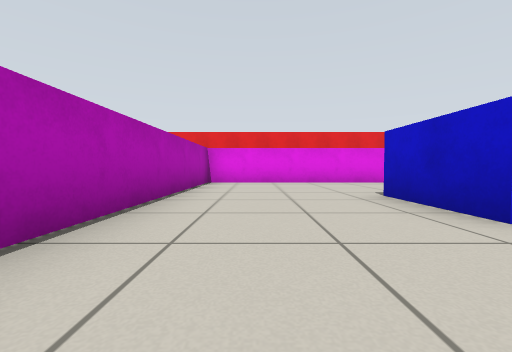
[1] (above)

19 first-person views from a walk through a robot-simulator world made for Gazebo. The camera is 0.45 m above the floor, tilts 2° down and sees 90° across. The floor is counted in squares, 1 m on a side. Each view is taken from the middle of a square. On the plan, view 1 faces up. The plan holds only what a view shows up to about 9 squares ahead; the rest is blank.

[2]
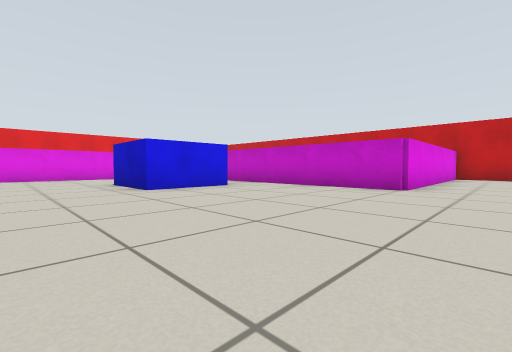

[3]
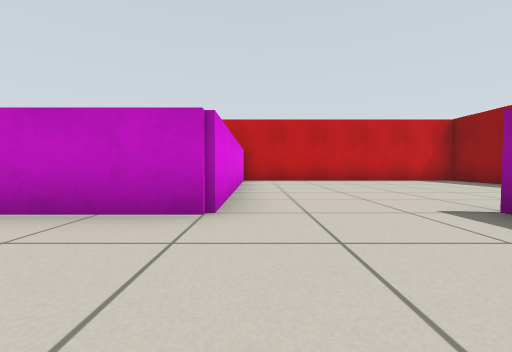

[4]
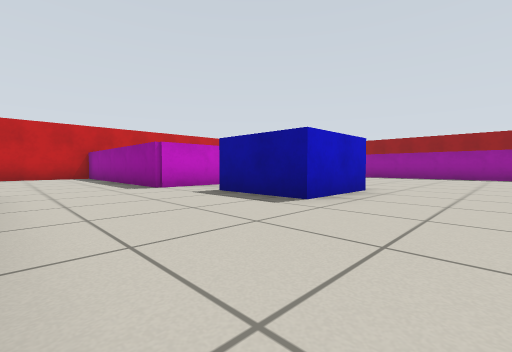

[5]
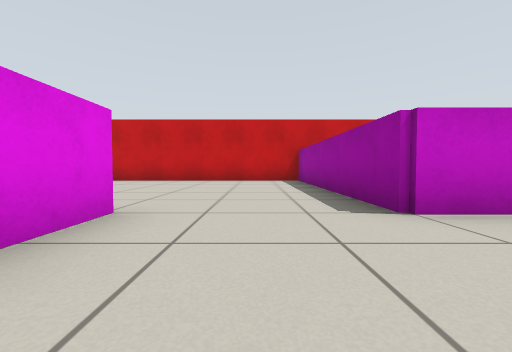

[6]
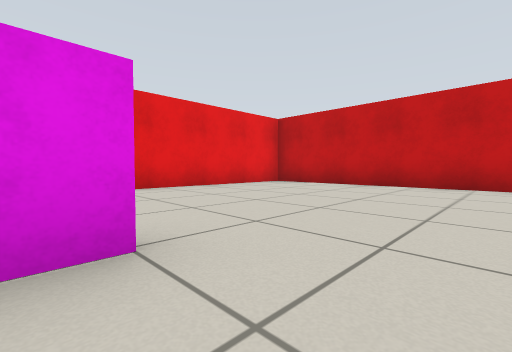

[7]
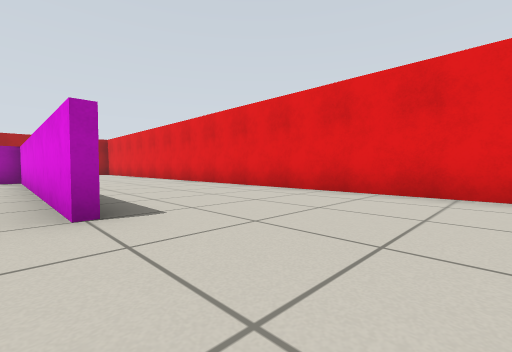

[8]
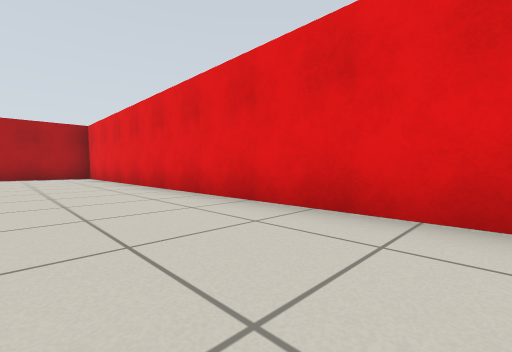

[9]
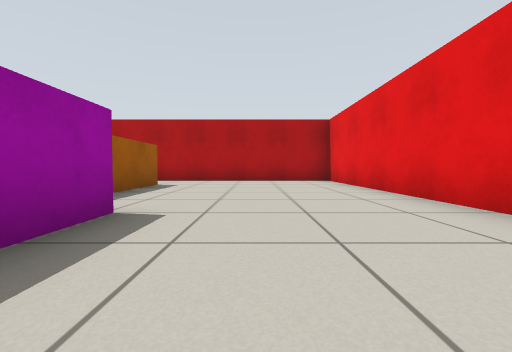

[10]
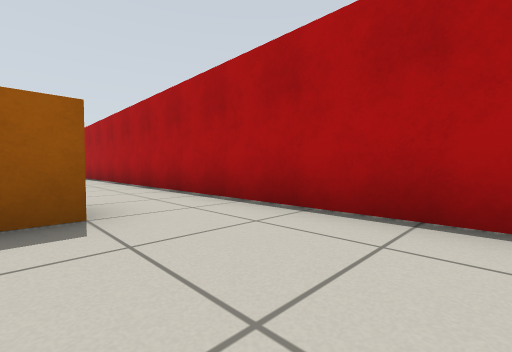

[11]
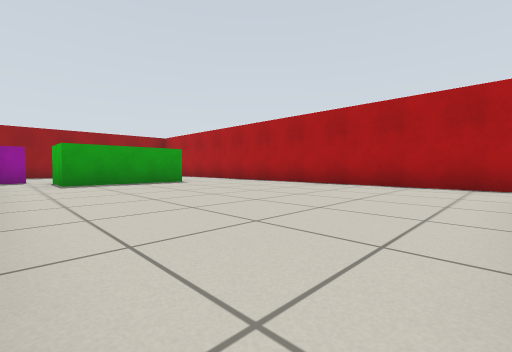

[12]
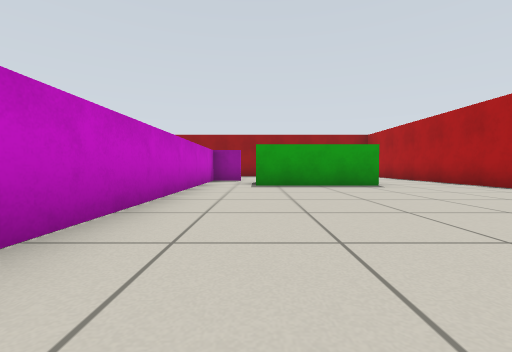

[13]
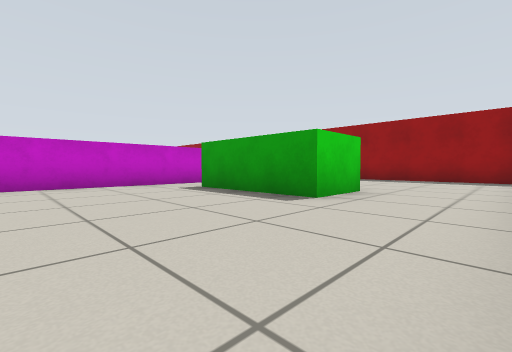

[14]
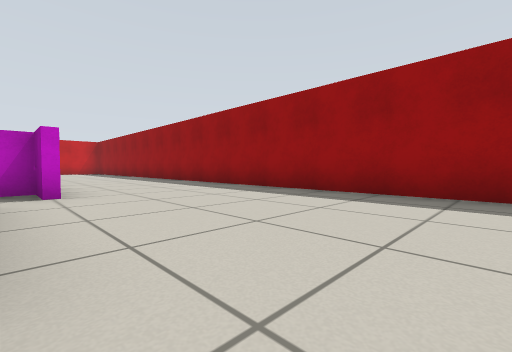

[15]
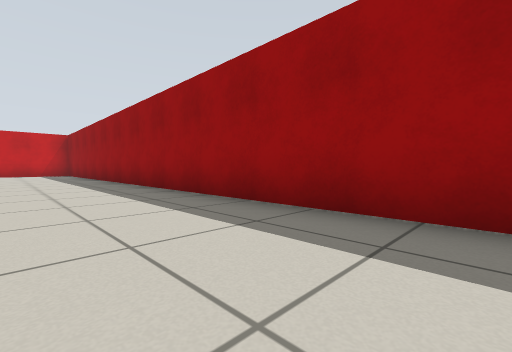

[16]
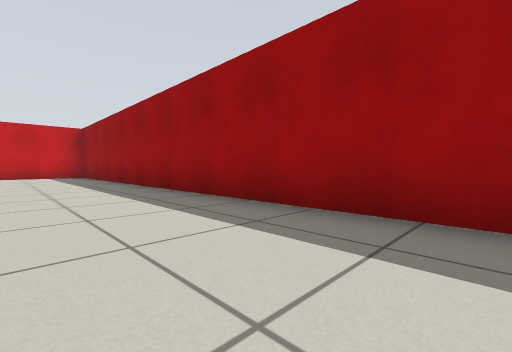

[17]
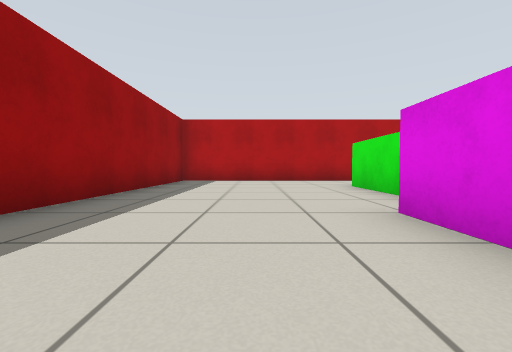

[18]
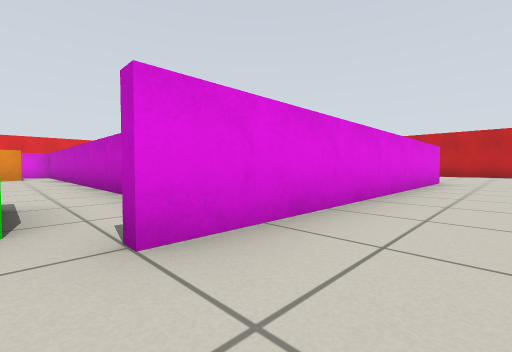

[19]
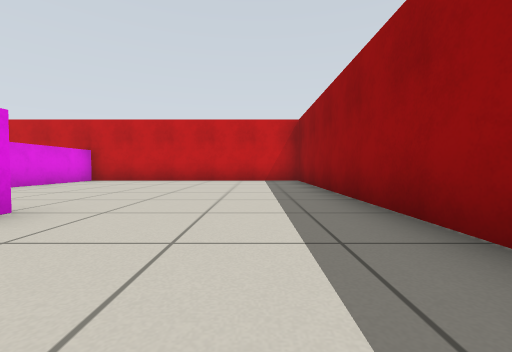

### Floor plan
Points are (right, up) in squares from view 1. A wall is a line through its corners. A room is listed if a view was taken in it or the views show most of it. See-through windows are left out.
Room 1 (views 1, 2, 3, 4, 5, 6, 7, 8, 9, 10, 11, 12, 13, 14, 15, 16, 17, 18, 19)
walls: (5.4, -1.6) (5.4, 4.6) (11.4, 4.6) (11.4, 11.4) (-8.4, 11.4) (-8.4, -8.4) (11.4, -8.4) (11.4, -1.6) (5.4, -1.6); (0, -4.4) (1.4, -4.4); (-2.6, -4.4) (-1.6, -4.4) (-1.6, 5.4); (5.5, -4.6) (-2.5, -4.6); (-2.5, 7.6) (-1.4, 7.6) (-1.4, 1.4); (5.6, 7.4) (-1.4, 7.4)
objects: green box (-6, -3) to (-3, -2); orange box (-6, 6) to (-3, 6); blue box (2, 2) to (4, 4)

Positions as (right, up) in squares from view 1, and headings:
1: (0, 0), facing up
2: (0, -3), facing up-right
3: (3, -2), facing right
4: (0, 7), facing down-right
5: (3, 6), facing right
6: (5, 6), facing up-right
7: (8, 7), facing up-left
8: (3, 9), facing up-left
9: (0, 9), facing left
10: (-6, 9), facing down-left
11: (-2, 5), facing down-left
12: (-3, 4), facing down
13: (-8, 1), facing down-right
14: (-7, -4), facing down-right
15: (-4, -6), facing down-right
16: (-1, -6), facing down-right
17: (0, -6), facing left
18: (-3, -6), facing up-right
19: (3, -7), facing right
